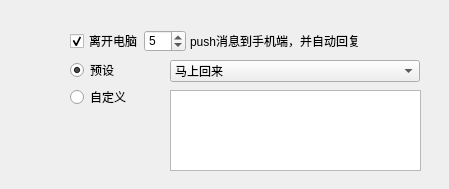
                 <widget class="QWidget" name="page_qtalkReplay">
                  <widget class="QWidget" name="autoreply_qtalk" native="true">
                   <property name="geometry">
                    <rect>
                     <x>0</x>
                     <y>0</y>
                     <width>440</width>
                     <height>180</height>
                    </rect>
                   </property>
                   <property name="minimumSize">
                    <size>
                     <width>0</width>
                     <height>180</height>
                    </size>
                   </property>
                   <property name="maximumSize">
                    <size>
                     <width>16777215</width>
                     <height>180</height>
                    </size>
                   </property>
                   <widget class="QCheckBox" name="ar_enabled">
                    <property name="geometry">
                     <rect>
                      <x>70</x>
                      <y>30</y>
                      <width>151</width>
                      <height>22</height>
                     </rect>
                    </property>
                    <property name="text">
                     <string>离开电脑</string>
                    </property>
                    <property name="checked">
                     <bool>true</bool>
                    </property>
                   </widget>
                   <widget class="MySpinBox" name="ar_timer">
                    <property name="geometry">
                     <rect>
                      <x>144</x>
                      <y>30</y>
                      <width>42</width>
                      <height>22</height>
                     </rect>
                    </property>
                    <property name="focusPolicy">
                     <enum>Qt::ClickFocus</enum>
                    </property>
                    <property name="minimum">
                     <number>1</number>
                    </property>
                    <property name="maximum">
                     <number>20</number>
                    </property>
                    <property name="value">
                     <number>5</number>
                    </property>
                   </widget>
                   <widget class="QLabel" name="label_15">
                    <property name="geometry">
                     <rect>
                      <x>190</x>
                      <y>30</y>
                      <width>231</width>
                      <height>22</height>
                     </rect>
                    </property>
                    <property name="text">
                     <string>push消息到手机端，并自动回复</string>
                    </property>
                   </widget>
                   <widget class="MyComboBox" name="ar_message">
                    <property name="enabled">
                     <bool>true</bool>
                    </property>
                    <property name="geometry">
                     <rect>
                      <x>170</x>
                      <y>60</y>
                      <width>250</width>
                      <height>22</height>
                     </rect>
                    </property>
                    <property name="focusPolicy">
                     <enum>Qt::WheelFocus</enum>
                    </property>
                    <item>
                     <property name="text">
                      <string>马上回来</string>
                     </property>
                    </item>
                    <item>
                     <property name="text">
                      <string>现在忙</string>
                     </property>
                    </item>
                    <item>
                     <property name="text">
                      <string>正在会议中</string>
                     </property>
                    </item>
                    <item>
                     <property name="text">
                      <string>外出就餐</string>
                     </property>
                    </item>
                    <item>
                     <property name="text">
                      <string>不在办公室</string>
                     </property>
                    </item>
                   </widget>
                   <widget class="QRadioButton" name="ar_systemmsg">
                    <property name="geometry">
                     <rect>
                      <x>70</x>
                      <y>62</y>
                      <width>61</width>
                      <height>16</height>
                     </rect>
                    </property>
                    <property name="text">
                     <string>预设</string>
                    </property>
                    <property name="checked">
                     <bool>true</bool>
                    </property>
                   </widget>
                   <widget class="QRadioButton" name="ar_usermsg">
                    <property name="geometry">
                     <rect>
                      <x>70</x>
                      <y>89</y>
                      <width>89</width>
                      <height>16</height>
                     </rect>
                    </property>
                    <property name="text">
                     <string>自定义</string>
                    </property>
                   </widget>
                   <widget class="QTextEdit" name="ar_usermsgcontent">
                    <property name="enabled">
                     <bool>true</bool>
                    </property>
                    <property name="geometry">
                     <rect>
                      <x>170</x>
                      <y>90</y>
                      <width>251</width>
                      <height>81</height>
                     </rect>
                    </property>
                   </widget>
                  </widget>
                 </widget>
